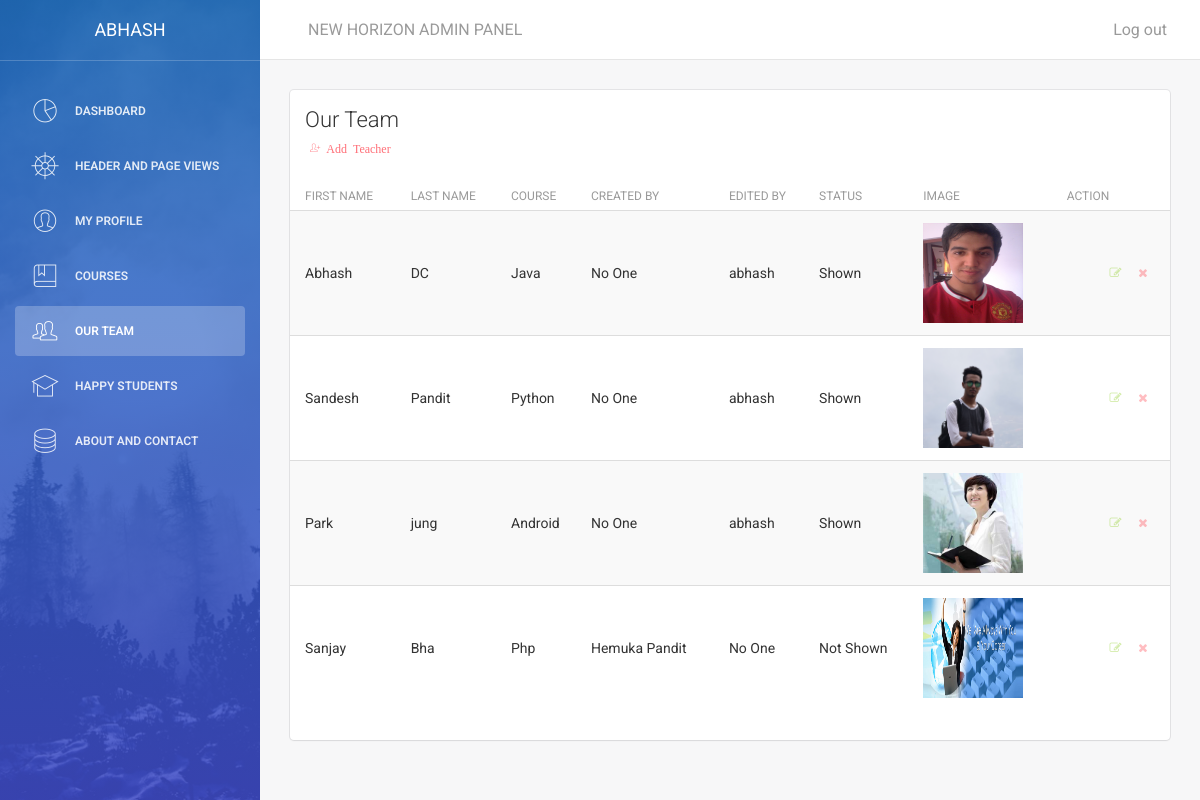
/admin/main.php?id=4 (signed in), run on the app's committed database.
### tables this page shows
CREATE TABLE `teacherdetails` (
  `tid` int(250) NOT NULL,
  `tfname` varchar(250) NOT NULL,
  `tlname` varchar(250) NOT NULL,
  `tcourse` varchar(250) NOT NULL,
  `timagepath` varchar(250) NOT NULL,
  `timage` varchar(250) NOT NULL,
  `created` int(250) NOT NULL,
  `edited` int(250) NOT NULL,
  `status` tinyint(2) NOT NULL
);

### admin/class/aptech.dbConnect.php (called while the page is built, shortened)
<?php
class dbConnect
{
  public function __construct()
   {
     $this->db=new mysqli(DB_SERVER,DB_USER,DB_PASSWORD,DB_DATABASE);
   }
}
?>

### admin/class/class.team.php (the view, shortened to what this page needs)
<?php
include_once('aptech.dbConnect.php');
class team extends dbConnect
{
  public function displayTeam()
  {
    $sql="SELECT * FROM `teacherdetails`";
    $result=(mysqli_query($this->db,$sql));
    while($row=mysqli_fetch_array($result))
    {
      $a=$row['created'];
      $b=$row['edited'];
      $sql1="SELECT * FROM `adminlogin` where id='$a'";
      $results=(mysqli_query($this->db,$sql1));
      $created="No One";
      while($rows=mysqli_fetch_array($results))
      {
        $created=$rows['name'];
      }
      $sql2="SELECT * FROM `adminlogin` where id='$b'";
      $result2=(mysqli_query($this->db,$sql2));
      $edited="No One";
      while($row2=mysqli_fetch_array($result2))
      {
        $edited=$row2['name'];
      }
      if($row['status']==1)
      {
        $status="Shown";
      }
      else {
        $status="Not Shown";
      }
      echo'
      <tr>
      <td>'.$row['tfname'].'</td>
      <td>'.$row['tlname'].'</td>
      <td>'.$row['tcourse'].'</td>
      <td>'.$created.'</td>
      <td>'.$edited.'</td>
      <td>'.$status.'</td>
      <td><img src='.$row['timagepath'].' height=100 width=100></td>
      <td class="td-actions text-right">
      <a href="main.php?id=team&t=tedit&tid='.$row["tid"].'"> <button type="button" rel="tooltip" title="Edit" class="btn btn-success btn-simple btn-xs">
      <i class="fa fa-edit"></i>
      </button> </a>
      <a href="main.php?id=team&t=tdelete&tid='.$row["tid"].'"><button type="button" rel="tooltip" title="Remove" class="btn btn-danger btn-simple btn-xs">
      <i class="fa fa-times"></i>
      </button> </a>
      </td>
      </tr>';
    }
  }
}
?>

### data on the page
teacherdetails: tfname "Abhash", tlname "DC", tcourse "Java", created "No One", adminlogin.name "abhash", status "Shown", timagepath (picture)
teacherdetails: tfname "Sandesh", tlname "Pandit", tcourse "Python", created "No One", adminlogin.name "abhash", status "Shown", timagepath (picture)
teacherdetails: tfname "Park", tlname "jung", tcourse "Android", created "No One", adminlogin.name "abhash", status "Shown", timagepath (picture)
teacherdetails: tfname "Sanjay", tlname "Bha", tcourse "Php", adminlogin.name "Hemuka Pandit", edited "No One", status "Not Shown", timagepath (picture)

### other printed values
$_SESSION['uname'] "ABHASH"
